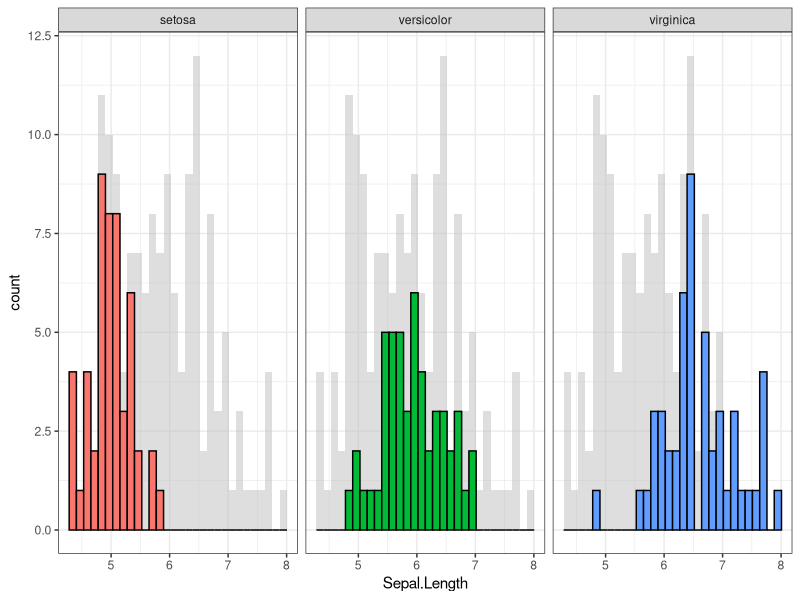

The R script that drew this image:
## ---- chunk 1
knitr::opts_chunk$set(echo = TRUE)
## ---- chunk 2
library(ggplot2)

irisinfo <- ggplot(iris, aes_string(x = "Sepal.Length", fill = "Species")) +
  geom_histogram(data = iris[,-5], fill = "grey", alpha = .5) +
  geom_histogram(colour = "black") +
  facet_wrap(~ Species) +
  guides(fill = FALSE) +
  theme_bw()

irisinfo
## ---- chunk 3
library(htmltools)
ggplot2::ggsave(
    "plot.png",
    plot = irisinfo,
    device = "png",
    width = 5,
    height = 5,
    dpi = "screen"
)
# Encode the PNG image as base64.
plot_base64 <- base64enc::base64encode("plot.png")
## ---- chunk 4
library(glue)
report_name <- Sys.getenv("RSC_REPORT_NAME")
report_url <- Sys.getenv("RSC_REPORT_URL")
message <- glue(paste(h1("data plot"),
                 # Use the filename "plot.png" as the Content ID by using "cid:"
                 # in the image tag's "src" attribute:
                 p(img(src = "cid:plot.png")),
                 '--',
                 p('This {report_name} document is available at {report_url}'),
                 sep = "\n"))
images <- list(plot.png = plot_base64)
rmarkdown::output_metadata$set(rsc_email_body_html = message)
rmarkdown::output_metadata$set(rsc_email_images = images)
